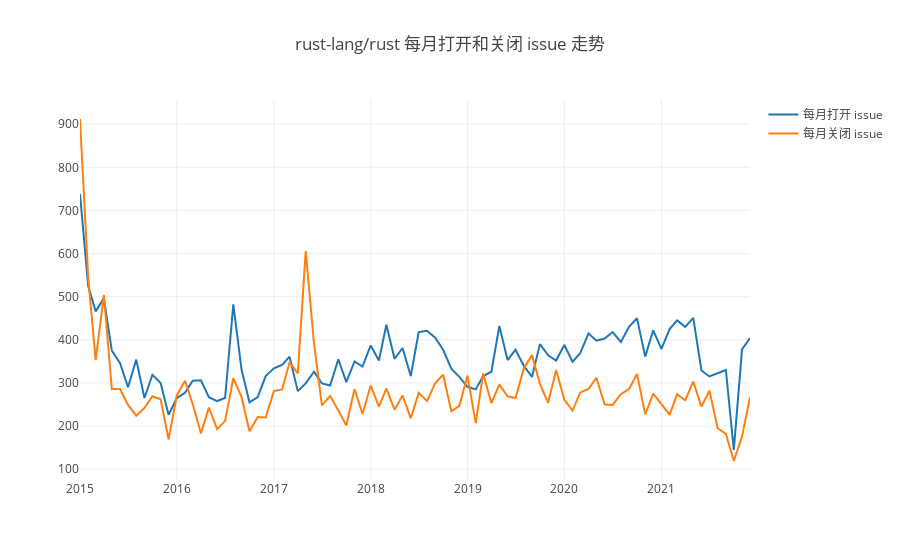

Notebook code cell kept with this figure:
### Code cell
console.log("任务2");
query(`
    select distinct yearmonth, opened_cnt, closed_cnt from 
    (select toYear(created_at)*100+toMonth(created_at) as yearmonth, count(1) as opened_cnt
    from github_log.events
    where repo_id=${repo_id} and action = 'opened' and toYear(created_at) < 2022 and type in ('IssuesEvent')
    group by (yearmonth, type)
    order by yearmonth) ta,
    (select toYear(created_at)*100+toMonth(created_at) as yearmonth, count(1) as closed_cnt
    from github_log.events
    where repo_id=${repo_id} and action = 'closed' and toYear(created_at) < 2022 and type in ('IssuesEvent')
    group by (yearmonth, type)
    order by yearmonth) tb where ta.yearmonth = tb.yearmonth
    `
).then(data => {
    var date = [], closed_cnt = [], opened_cnt = [];
    data.map((row) => {
            year_month = Math.round(row.yearmonth/100) + '-' + (row.yearmonth%100);
            date.push(year_month);
            opened_cnt.push(row.opened_cnt);
            closed_cnt.push(row.closed_cnt); 
    });
    openDigger.render.plotly([{x:date, y:opened_cnt, name: "每月打开 issue"}, 
                              {x:date, y:closed_cnt, name: "每月关闭 issue"}], 
                             {title: 'rust-lang/rust 每月打开和关闭 issue 走势'});
    function Fork(date,opened_cnt,closed_cnt){
    this.date = date;
    this.opened_cnt = opened_cnt;
    this.closed_cnt = closed_cnt;
    }
    var fork = [];
    for(var i = 0; i < date.length; i++){
        var tmp = new Fork(date[i],opened_cnt[i],closed_cnt[i]);
        fork.push(tmp);
    }
    console.table(fork);
});

### Figure 1 — Plotly figure (JSON) as saved in the notebook; plotly's stock layout.template omitted (floating-point values rounded to 4 significant figures)
{"data": [{"name": "每月打开 issue", "x": ["2015-1", "2015-2", "2015-3", "2015-4", "2015-5", "2015-6", "2015-7", "2015-8", "2015-9", "2015-10", "2015-11", "2015-12", "2016-1", "2016-2", "2016-3", "2016-4", "2016-5", "2016-6", "2016-7", "2016-8", "2016-9", "2016-10", "2016-11", "2016-12", "2017-1", "2017-2", "2017-3", "2017-4", "2017-5", "2017-6", "2017-7", "2017-8", "2017-9", "2017-10", "2017-11", "2017-12", "2018-1", "2018-2", "2018-3", "2018-4", "2018-5", "2018-6", "2018-7", "2018-8", "2018-9", "2018-10", "2018-11", "2018-12", "2019-1", "2019-2", "2019-3", "2019-4", "2019-5", "2019-6", "2019-7", "2019-8", "2019-9", "2019-10", "2019-11", "2019-12", "2020-1", "2020-2", "2020-3", "2020-4", "2020-5", "2020-6", "2020-7", "2020-8", "2020-9", "2020-10", "2020-11", "2020-12", "2021-1", "2021-2", "2021-3", "2021-4", "2021-5", "2021-6", "2021-7", "2021-8", "2021-9", "2021-10", "2021-11", "2021-12"], "y": ["738", "524", "466", "496", "375", "346", "290", "354", "265", "319", "300", "226", "265", "277", "305", "306", "267", "258", "265", "482", "331", "255", "267", "316", "334", "342", "361", "281", "299", "326", "299", "294", "355", "302", "350", "338", "387", "352", "435", "356", "381", "316", "418", "421", "405", "377", "333", "314", "291", "285", "316", "326", "432", "353", "377", "340", "314", "390", "364", "352", "388", "349", "369", "415", "398", "403", "418", "395", "430", "450", "361", "422", "379", "425", "445", "430", "451", "329", "315", "322", "330", "145", "378", "404"]}, {"name": "每月关闭 issue", "x": ["2015-1", "2015-2", "2015-3", "2015-4", "2015-5", "2015-6", "2015-7", "2015-8", "2015-9", "2015-10", "2015-11", "2015-12", "2016-1", "2016-2", "2016-3", "2016-4", "2016-5", "2016-6", "2016-7", "2016-8", "2016-9", "2016-10", "2016-11", "2016-12", "2017-1", "2017-2", "2017-3", "2017-4", "2017-5", "2017-6", "2017-7", "2017-8", "2017-9", "2017-10", "2017-11", "2017-12", "2018-1", "2018-2", "2018-3", "2018-4", "2018-5", "2018-6", "2018-7", "2018-8", "2018-9", "2018-10", "2018-11", "2018-12", "2019-1", "2019-2", "2019-3", "2019-4", "2019-5", "2019-6", "2019-7", "2019-8", "2019-9", "2019-10", "2019-11", "2019-12", "2020-1", "2020-2", "2020-3", "2020-4", "2020-5", "2020-6", "2020-7", "2020-8", "2020-9", "2020-10", "2020-11", "2020-12", "2021-1", "2021-2", "2021-3", "2021-4", "2021-5", "2021-6", "2021-7", "2021-8", "2021-9", "2021-10", "2021-11", "2021-12"], "y": ["912", "544", "353", "504", "286", "286", "249", "224", "242", "269", "262", "169", "271", "305", "251", "183", "243", "193", "212", "311", "267", "188", "221", "220", "281", "285", "348", "322", "606", "393", "248", "270", "236", "201", "286", "228", "294", "245", "287", "238", "271", "218", "277", "258", "299", "319", "234", "247", "317", "207", "322", "253", "296", "269", "265", "333", "365", "298", "254", "330", "261", "236", "278", "286", "312", "250", "249", "274", "286", "321", "227", "275", "251", "226", "274", "260", "303", "245", "282", "195", "182", "119", "176", "267"]}], "layout": {"autosize": true, "title": {"text": "rust-lang/rust 每月打开和关闭 issue 走势"}, "xaxis": {"autorange": true, "range": ["2015-01-01", "2021-12-01"], "type": "date"}, "yaxis": {"autorange": true, "range": [74.94, 956.1], "type": "linear"}}}
